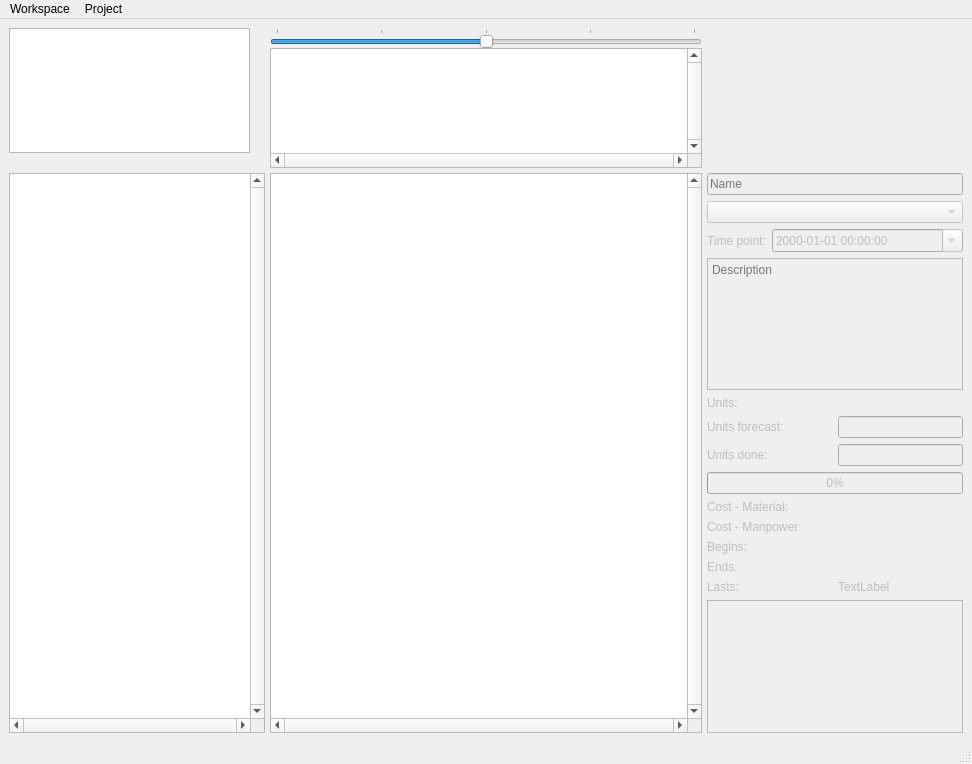
<?xml version="1.0" encoding="UTF-8"?>
<ui version="4.0">
 <class>MainWindow</class>
 <widget class="QMainWindow" name="MainWindow">
  <property name="geometry">
   <rect>
    <x>0</x>
    <y>0</y>
    <width>972</width>
    <height>764</height>
   </rect>
  </property>
  <property name="cursor">
   <cursorShape>ArrowCursor</cursorShape>
  </property>
  <property name="windowTitle">
   <string>Ganttry</string>
  </property>
  <widget class="QWidget" name="centralwidget">
   <layout class="QVBoxLayout" name="verticalLayout">
    <item>
     <layout class="QGridLayout" name="gridLayout">
      <property name="spacing">
       <number>0</number>
      </property>
      <item row="2" column="1">
       <widget class="QGraphicsView" name="gantt_view">
        <property name="sizePolicy">
         <sizepolicy hsizetype="Expanding" vsizetype="Expanding">
          <horstretch>0</horstretch>
          <verstretch>0</verstretch>
         </sizepolicy>
        </property>
        <property name="verticalScrollBarPolicy">
         <enum>Qt::ScrollBarAlwaysOn</enum>
        </property>
        <property name="horizontalScrollBarPolicy">
         <enum>Qt::ScrollBarAlwaysOn</enum>
        </property>
        <property name="alignment">
         <set>Qt::AlignLeading|Qt::AlignLeft|Qt::AlignTop</set>
        </property>
        <property name="dragMode">
         <enum>QGraphicsView::NoDrag</enum>
        </property>
       </widget>
      </item>
      <item row="2" column="0">
       <layout class="QHBoxLayout" name="horizontalLayout_2">
        <property name="spacing">
         <number>0</number>
        </property>
        <item>
         <widget class="QGraphicsView" name="names_view">
          <property name="sizePolicy">
           <sizepolicy hsizetype="Minimum" vsizetype="Expanding">
            <horstretch>0</horstretch>
            <verstretch>0</verstretch>
           </sizepolicy>
          </property>
          <property name="minimumSize">
           <size>
            <width>250</width>
            <height>0</height>
           </size>
          </property>
          <property name="verticalScrollBarPolicy">
           <enum>Qt::ScrollBarAlwaysOn</enum>
          </property>
          <property name="horizontalScrollBarPolicy">
           <enum>Qt::ScrollBarAlwaysOn</enum>
          </property>
          <property name="alignment">
           <set>Qt::AlignLeading|Qt::AlignLeft|Qt::AlignTop</set>
          </property>
         </widget>
        </item>
        <item>
         <widget class="QWidget" name="dragHWidget" native="true">
          <property name="sizePolicy">
           <sizepolicy hsizetype="Fixed" vsizetype="Preferred">
            <horstretch>0</horstretch>
            <verstretch>0</verstretch>
           </sizepolicy>
          </property>
          <property name="minimumSize">
           <size>
            <width>5</width>
            <height>0</height>
           </size>
          </property>
          <property name="cursor">
           <cursorShape>SizeHorCursor</cursorShape>
          </property>
         </widget>
        </item>
       </layout>
      </item>
      <item row="0" column="0">
       <widget class="QFrame" name="frame">
        <property name="sizePolicy">
         <sizepolicy hsizetype="Minimum" vsizetype="Minimum">
          <horstretch>0</horstretch>
          <verstretch>0</verstretch>
         </sizepolicy>
        </property>
        <property name="frameShape">
         <enum>QFrame::NoFrame</enum>
        </property>
        <property name="frameShadow">
         <enum>QFrame::Plain</enum>
        </property>
        <property name="lineWidth">
         <number>0</number>
        </property>
        <widget class="QTreeWidget" name="workspaceTreeWidget">
         <property name="geometry">
          <rect>
           <x>0</x>
           <y>0</y>
           <width>241</width>
           <height>125</height>
          </rect>
         </property>
         <property name="sizePolicy">
          <sizepolicy hsizetype="Fixed" vsizetype="Fixed">
           <horstretch>0</horstretch>
           <verstretch>0</verstretch>
          </sizepolicy>
         </property>
         <property name="minimumSize">
          <size>
           <width>50</width>
           <height>100</height>
          </size>
         </property>
         <property name="maximumSize">
          <size>
           <width>16777215</width>
           <height>125</height>
          </size>
         </property>
         <property name="contextMenuPolicy">
          <enum>Qt::CustomContextMenu</enum>
         </property>
         <property name="horizontalScrollBarPolicy">
          <enum>Qt::ScrollBarAsNeeded</enum>
         </property>
         <property name="sizeAdjustPolicy">
          <enum>QAbstractScrollArea::AdjustIgnored</enum>
         </property>
         <property name="editTriggers">
          <set>QAbstractItemView::EditKeyPressed</set>
         </property>
         <attribute name="headerVisible">
          <bool>false</bool>
         </attribute>
         <column>
          <property name="text">
           <string notr="true">1</string>
          </property>
         </column>
        </widget>
       </widget>
      </item>
      <item row="2" column="2">
       <widget class="QWidget" name="taskInfoWidget" native="true">
        <property name="enabled">
         <bool>false</bool>
        </property>
        <layout class="QVBoxLayout" name="verticalLayout_9">
         <property name="spacing">
          <number>6</number>
         </property>
         <property name="leftMargin">
          <number>5</number>
         </property>
         <property name="topMargin">
          <number>0</number>
         </property>
         <property name="rightMargin">
          <number>0</number>
         </property>
         <property name="bottomMargin">
          <number>0</number>
         </property>
         <item>
          <widget class="QLineEdit" name="nameLineEdit">
           <property name="sizePolicy">
            <sizepolicy hsizetype="Minimum" vsizetype="Fixed">
             <horstretch>0</horstretch>
             <verstretch>0</verstretch>
            </sizepolicy>
           </property>
           <property name="readOnly">
            <bool>false</bool>
           </property>
           <property name="placeholderText">
            <string>Name</string>
           </property>
          </widget>
         </item>
         <item>
          <widget class="QComboBox" name="tempateComboBox">
           <property name="sizePolicy">
            <sizepolicy hsizetype="Minimum" vsizetype="Fixed">
             <horstretch>0</horstretch>
             <verstretch>0</verstretch>
            </sizepolicy>
           </property>
           <property name="placeholderText">
            <string>Template</string>
           </property>
          </widget>
         </item>
         <item>
          <widget class="QWidget" name="projectWidget" native="true">
           <layout class="QHBoxLayout" name="horizontalLayout_3">
            <property name="leftMargin">
             <number>0</number>
            </property>
            <property name="topMargin">
             <number>0</number>
            </property>
            <property name="rightMargin">
             <number>0</number>
            </property>
            <property name="bottomMargin">
             <number>0</number>
            </property>
            <item>
             <widget class="QLabel" name="label_4">
              <property name="sizePolicy">
               <sizepolicy hsizetype="Maximum" vsizetype="Preferred">
                <horstretch>0</horstretch>
                <verstretch>0</verstretch>
               </sizepolicy>
              </property>
              <property name="text">
               <string>Time point:</string>
              </property>
             </widget>
            </item>
            <item>
             <layout class="QHBoxLayout" name="horizontalLayout">
              <item>
               <widget class="QDateTimeEdit" name="timepointDateTimeEdit">
                <property name="sizePolicy">
                 <sizepolicy hsizetype="Minimum" vsizetype="Fixed">
                  <horstretch>0</horstretch>
                  <verstretch>0</verstretch>
                 </sizepolicy>
                </property>
                <property name="displayFormat">
                 <string>yyyy-MM-dd HH:mm:ss</string>
                </property>
                <property name="calendarPopup">
                 <bool>true</bool>
                </property>
               </widget>
              </item>
             </layout>
            </item>
           </layout>
          </widget>
         </item>
         <item>
          <widget class="QTextEdit" name="descriptionTextEdit">
           <property name="sizePolicy">
            <sizepolicy hsizetype="Minimum" vsizetype="Expanding">
             <horstretch>0</horstretch>
             <verstretch>0</verstretch>
            </sizepolicy>
           </property>
           <property name="minimumSize">
            <size>
             <width>0</width>
             <height>0</height>
            </size>
           </property>
           <property name="tabChangesFocus">
            <bool>true</bool>
           </property>
           <property name="readOnly">
            <bool>false</bool>
           </property>
           <property name="placeholderText">
            <string>Description</string>
           </property>
          </widget>
         </item>
         <item>
          <layout class="QGridLayout" name="gridLayout_6">
           <item row="2" column="1">
            <widget class="QLabel" name="unitsLabel">
             <property name="sizePolicy">
              <sizepolicy hsizetype="Minimum" vsizetype="Preferred">
               <horstretch>0</horstretch>
               <verstretch>0</verstretch>
              </sizepolicy>
             </property>
             <property name="text">
              <string/>
             </property>
            </widget>
           </item>
           <item row="8" column="0" colspan="2">
            <widget class="QProgressBar" name="progressBar">
             <property name="value">
              <number>0</number>
             </property>
            </widget>
           </item>
           <item row="2" column="0">
            <widget class="QLabel" name="label_43">
             <property name="sizePolicy">
              <sizepolicy hsizetype="Minimum" vsizetype="Preferred">
               <horstretch>0</horstretch>
               <verstretch>0</verstretch>
              </sizepolicy>
             </property>
             <property name="text">
              <string>Units:</string>
             </property>
            </widget>
           </item>
           <item row="12" column="1">
            <widget class="QLabel" name="endLabel">
             <property name="text">
              <string/>
             </property>
            </widget>
           </item>
           <item row="9" column="0">
            <widget class="QLabel" name="label_42">
             <property name="sizePolicy">
              <sizepolicy hsizetype="Minimum" vsizetype="Preferred">
               <horstretch>0</horstretch>
               <verstretch>0</verstretch>
              </sizepolicy>
             </property>
             <property name="text">
              <string>Cost - Material:</string>
             </property>
            </widget>
           </item>
           <item row="11" column="0">
            <widget class="QLabel" name="label">
             <property name="text">
              <string>Begins:</string>
             </property>
            </widget>
           </item>
           <item row="6" column="1">
            <widget class="QLineEdit" name="unitsForecastLineEdit">
             <property name="sizePolicy">
              <sizepolicy hsizetype="Minimum" vsizetype="Fixed">
               <horstretch>0</horstretch>
               <verstretch>0</verstretch>
              </sizepolicy>
             </property>
             <property name="readOnly">
              <bool>false</bool>
             </property>
            </widget>
           </item>
           <item row="10" column="1">
            <widget class="QLabel" name="costManpowerLabel">
             <property name="sizePolicy">
              <sizepolicy hsizetype="Minimum" vsizetype="Preferred">
               <horstretch>0</horstretch>
               <verstretch>0</verstretch>
              </sizepolicy>
             </property>
             <property name="text">
              <string/>
             </property>
            </widget>
           </item>
           <item row="7" column="0">
            <widget class="QLabel" name="label_48">
             <property name="sizePolicy">
              <sizepolicy hsizetype="Minimum" vsizetype="Preferred">
               <horstretch>0</horstretch>
               <verstretch>0</verstretch>
              </sizepolicy>
             </property>
             <property name="text">
              <string>Units done:</string>
             </property>
            </widget>
           </item>
           <item row="11" column="1">
            <widget class="QLabel" name="beginLabel">
             <property name="text">
              <string/>
             </property>
            </widget>
           </item>
           <item row="13" column="0">
            <widget class="QLabel" name="label_3">
             <property name="text">
              <string>Lasts:</string>
             </property>
            </widget>
           </item>
           <item row="10" column="0">
            <widget class="QLabel" name="label_49">
             <property name="sizePolicy">
              <sizepolicy hsizetype="Minimum" vsizetype="Preferred">
               <horstretch>0</horstretch>
               <verstretch>0</verstretch>
              </sizepolicy>
             </property>
             <property name="text">
              <string>Cost - Manpower:</string>
             </property>
            </widget>
           </item>
           <item row="12" column="0">
            <widget class="QLabel" name="label_2">
             <property name="text">
              <string>Ends:</string>
             </property>
            </widget>
           </item>
           <item row="9" column="1">
            <widget class="QLabel" name="costMaterialLabel">
             <property name="sizePolicy">
              <sizepolicy hsizetype="Minimum" vsizetype="Preferred">
               <horstretch>0</horstretch>
               <verstretch>0</verstretch>
              </sizepolicy>
             </property>
             <property name="text">
              <string/>
             </property>
            </widget>
           </item>
           <item row="7" column="1">
            <widget class="QLineEdit" name="unitsDoneLineEdit">
             <property name="sizePolicy">
              <sizepolicy hsizetype="Minimum" vsizetype="Fixed">
               <horstretch>0</horstretch>
               <verstretch>0</verstretch>
              </sizepolicy>
             </property>
             <property name="inputMask">
              <string/>
             </property>
             <property name="readOnly">
              <bool>false</bool>
             </property>
            </widget>
           </item>
           <item row="13" column="1">
            <widget class="QLabel" name="lastsLabel">
             <property name="text">
              <string>TextLabel</string>
             </property>
            </widget>
           </item>
           <item row="6" column="0">
            <widget class="QLabel" name="label_41">
             <property name="sizePolicy">
              <sizepolicy hsizetype="Minimum" vsizetype="Preferred">
               <horstretch>0</horstretch>
               <verstretch>0</verstretch>
              </sizepolicy>
             </property>
             <property name="text">
              <string>Units forecast:</string>
             </property>
            </widget>
           </item>
           <item row="14" column="0" colspan="2">
            <widget class="QTableWidget" name="dependencyTableWidget">
             <property name="contextMenuPolicy">
              <enum>Qt::CustomContextMenu</enum>
             </property>
             <property name="selectionMode">
              <enum>QAbstractItemView::SingleSelection</enum>
             </property>
             <property name="selectionBehavior">
              <enum>QAbstractItemView::SelectRows</enum>
             </property>
             <attribute name="horizontalHeaderCascadingSectionResizes">
              <bool>true</bool>
             </attribute>
             <attribute name="horizontalHeaderMinimumSectionSize">
              <number>10</number>
             </attribute>
             <attribute name="horizontalHeaderStretchLastSection">
              <bool>true</bool>
             </attribute>
             <attribute name="verticalHeaderVisible">
              <bool>false</bool>
             </attribute>
            </widget>
           </item>
          </layout>
         </item>
        </layout>
       </widget>
      </item>
      <item row="0" column="1">
       <layout class="QVBoxLayout" name="verticalLayout_2">
        <property name="spacing">
         <number>0</number>
        </property>
        <item>
         <widget class="QSlider" name="zoomSlider">
          <property name="minimum">
           <number>0</number>
          </property>
          <property name="maximum">
           <number>4</number>
          </property>
          <property name="pageStep">
           <number>1</number>
          </property>
          <property name="value">
           <number>2</number>
          </property>
          <property name="sliderPosition">
           <number>2</number>
          </property>
          <property name="tracking">
           <bool>true</bool>
          </property>
          <property name="orientation">
           <enum>Qt::Horizontal</enum>
          </property>
          <property name="tickPosition">
           <enum>QSlider::TicksAbove</enum>
          </property>
          <property name="tickInterval">
           <number>1</number>
          </property>
         </widget>
        </item>
        <item>
         <widget class="QGraphicsView" name="dates_view">
          <property name="sizePolicy">
           <sizepolicy hsizetype="Expanding" vsizetype="Minimum">
            <horstretch>0</horstretch>
            <verstretch>0</verstretch>
           </sizepolicy>
          </property>
          <property name="minimumSize">
           <size>
            <width>0</width>
            <height>120</height>
           </size>
          </property>
          <property name="verticalScrollBarPolicy">
           <enum>Qt::ScrollBarAlwaysOn</enum>
          </property>
          <property name="horizontalScrollBarPolicy">
           <enum>Qt::ScrollBarAlwaysOn</enum>
          </property>
          <property name="alignment">
           <set>Qt::AlignLeading|Qt::AlignLeft|Qt::AlignTop</set>
          </property>
         </widget>
        </item>
        <item>
         <widget class="QWidget" name="dragVWidget" native="true">
          <property name="sizePolicy">
           <sizepolicy hsizetype="Preferred" vsizetype="Fixed">
            <horstretch>0</horstretch>
            <verstretch>0</verstretch>
           </sizepolicy>
          </property>
          <property name="minimumSize">
           <size>
            <width>0</width>
            <height>5</height>
           </size>
          </property>
          <property name="maximumSize">
           <size>
            <width>16777215</width>
            <height>5</height>
           </size>
          </property>
          <property name="cursor">
           <cursorShape>SizeVerCursor</cursorShape>
          </property>
          <property name="mouseTracking">
           <bool>false</bool>
          </property>
         </widget>
        </item>
       </layout>
      </item>
      <item row="1" column="2">
       <layout class="QGridLayout" name="projectGridLayout"/>
      </item>
     </layout>
    </item>
   </layout>
  </widget>
  <widget class="QMenuBar" name="menubar">
   <property name="geometry">
    <rect>
     <x>0</x>
     <y>0</y>
     <width>972</width>
     <height>20</height>
    </rect>
   </property>
   <widget class="QMenu" name="menuWorkspace">
    <property name="title">
     <string>Workspace</string>
    </property>
    <widget class="QMenu" name="menuOpenRecent_2">
     <property name="title">
      <string>Open recent</string>
     </property>
    </widget>
    <addaction name="workspaceActionNew"/>
    <addaction name="workspaceActionSave"/>
    <addaction name="workspaceActionSaveAs"/>
    <addaction name="workspaceActionLoad"/>
    <addaction name="menuOpenRecent_2"/>
    <addaction name="separator"/>
    <addaction name="workspaceActionTemplates"/>
   </widget>
   <widget class="QMenu" name="menuProject">
    <property name="title">
     <string>Project</string>
    </property>
    <addaction name="projectActionNew"/>
    <addaction name="projectActionSave"/>
    <addaction name="actionImport"/>
    <addaction name="projectActionExport"/>
   </widget>
   <addaction name="menuWorkspace"/>
   <addaction name="menuProject"/>
  </widget>
  <widget class="QStatusBar" name="statusbar"/>
  <action name="workspaceActionTemplates">
   <property name="text">
    <string>Templates...</string>
   </property>
  </action>
  <action name="workspaceActionSaveAs">
   <property name="text">
    <string>Save as...</string>
   </property>
  </action>
  <action name="workspaceActionSave">
   <property name="text">
    <string>Save</string>
   </property>
   <property name="shortcut">
    <string>Ctrl+S</string>
   </property>
  </action>
  <action name="workspaceActionLoad">
   <property name="text">
    <string>Load...</string>
   </property>
  </action>
  <action name="projectActionNew">
   <property name="text">
    <string>New</string>
   </property>
  </action>
  <action name="projectActionSave">
   <property name="text">
    <string>Save only this project</string>
   </property>
  </action>
  <action name="projectActionExport">
   <property name="text">
    <string>Export...</string>
   </property>
  </action>
  <action name="workspaceActionNew">
   <property name="text">
    <string>New</string>
   </property>
  </action>
  <action name="actionImport">
   <property name="text">
    <string>Import...</string>
   </property>
  </action>
  <action name="menuOpenRecent">
   <property name="text">
    <string>Open recent</string>
   </property>
  </action>
  <action name="actionasdf_2">
   <property name="text">
    <string>asdf</string>
   </property>
  </action>
 </widget>
 <tabstops>
  <tabstop>nameLineEdit</tabstop>
  <tabstop>descriptionTextEdit</tabstop>
  <tabstop>unitsForecastLineEdit</tabstop>
  <tabstop>unitsDoneLineEdit</tabstop>
  <tabstop>gantt_view</tabstop>
 </tabstops>
 <resources/>
 <connections/>
</ui>
